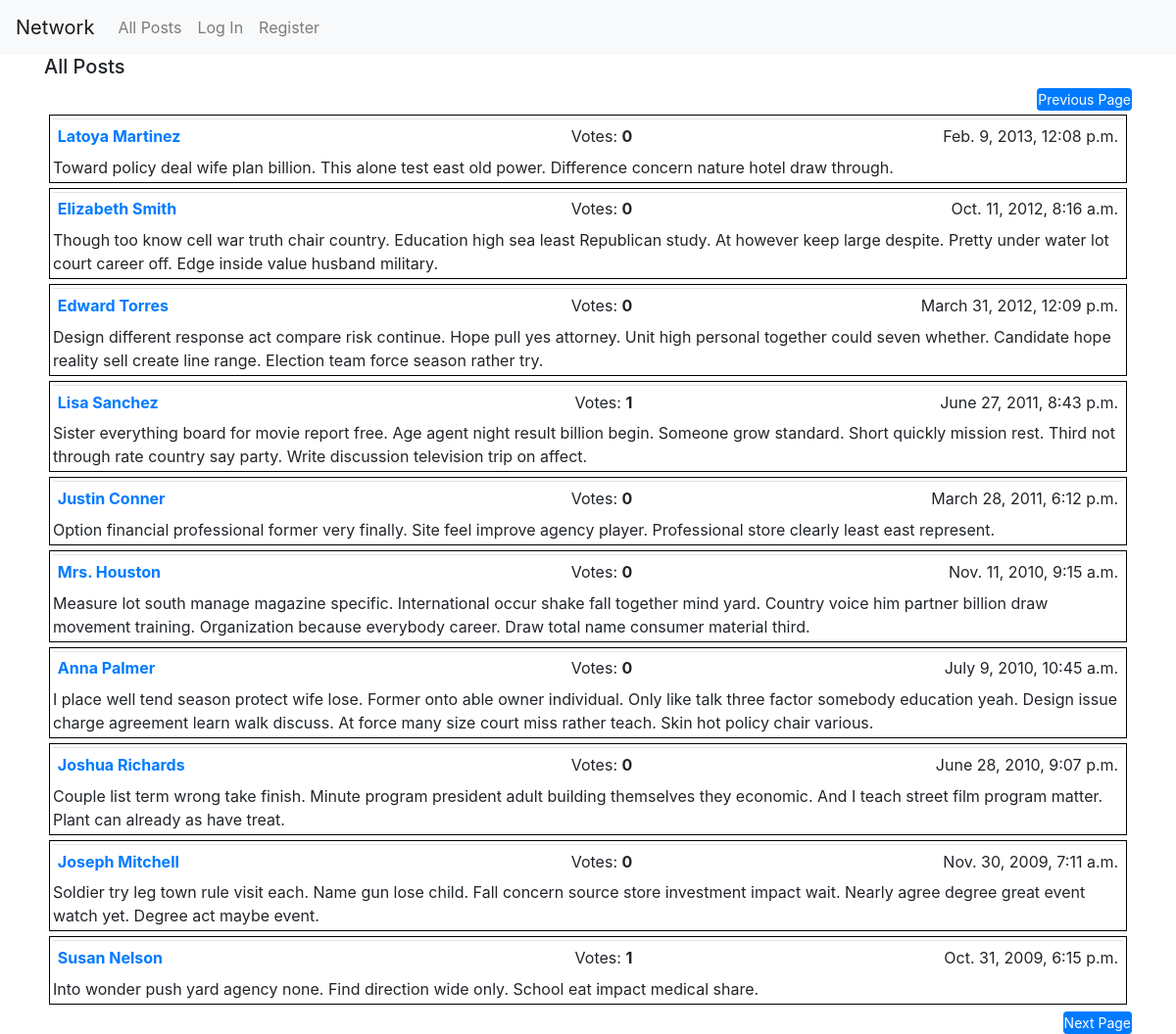
/?page=4, run on the app's committed database.
### network/models.py (models this page shows, shortened)
class Post(models.Model):
    user = models.ForeignKey("User", on_delete=models.CASCADE, related_name='posts')
    timestamp = models.DateTimeField(default=timezone.now)
    body = models.TextField(blank=False)
    class Meta:
        ordering = ['-timestamp',]

class User(AbstractUser):
    pass

### network/views.py (the view)
# urls.py: path("", views.index, name="index"),
def index(request):
    all_posts = utils.enrich(request, Post.objects.all().order_by('-timestamp'))
    paginator = Paginator(all_posts, 10)
    page_number = request.GET.get('page')
    page_obj = paginator.get_page(page_number)
    return render(request, 'network/index.html', {'page_obj': page_obj})

### network/utils.py (called while the page is built)
def enrich (request, p):
    all_posts = p.annotate(num_votes=Count("vote"))
    if request.user.is_authenticated:
        u1 = request.user
        v1 = Vote.objects.filter(user=u1).values_list('like')
        all_posts = all_posts.annotate(has_my_vote=Case(
            When(id__in=v1), then=Value(True), default=Value(False), output_field=BooleanField()
        ))
    return (all_posts)

### network/templates/network/index.html (shortened to what this page needs)
{% extends "network/layout.html" %}
{% load static %}
{% block body %}
  <div id="all-post-view">
    <h5>All Posts</h5>
  </div>
{% endblock %}

### network/templates/network/layout.html (shortened to what this page needs)
{% load static %}
<!DOCTYPE html>
<html lang="en">
    <head>
        <link rel="stylesheet" href="https://stackpath.bootstrapcdn.com/bootstrap/4.4.1/css/bootstrap.min.css">
        <link href="{% static 'network/styles.css' %}" rel="stylesheet">
    </head>
    <body>
        <nav class="navbar navbar-expand-lg navbar-light bg-light">
            <a class="navbar-brand" href="#">Network</a>
            <div>
              <ul class="navbar-nav mr-auto">
                <li class="nav-item">
                  <a class="nav-link" href="{% url 'index' %}">All Posts</a>
                </li>
                {% if user.is_authenticated %}
                    <li class="nav-item">
                        <a class="nav-link" href="{% url 'following_posts' user.id %}">Following</a>
                    </li>
                    <li class="nav-item">
                        <a class="nav-link" href="{% url 'logout' %}">Log Out</a>
                    </li>
                {% else %}
                    <li class="nav-item">
                        <a class="nav-link" href="{% url 'login' %}">Log In</a>
                    </li>
                    <li class="nav-item">
                        <a class="nav-link" href="{% url 'register' %}">Register</a>
                    </li>
                {% endif %}
              </ul>
            </div>
          </nav>
        <div class="container">
            {% block body %}
            {% endblock %}
        <div class="pagination">
          <span class="step-links">
            {% if page_obj.has_previous %}
              <span style="float: right">
                <a class="btn btn-primary btn-sm" href="?page={{ page_obj.previous_page_number }}">Previous Page</a>
              </span>
              <br>
            {% endif %}
            {% for post in page_obj %}
              <div id="posts">
                <table class = "table table1 table-sm">
                  <tr>
                      <td class="w-40"><a href="{% url 'resume' post.user.id %}">
                            <b>{{ post.user.first_name }} {{ post.user.last_name }}</b>
                          </a>
                      </td>
                      <td class="w-15" style="text-align: right" id="votes">Votes:  <b>{{ post.num_votes }}</b>&nbsp</td>
                      <td class="w-10" style="text-align: center" id="vote-btn">
                      </td>
                      <td class="w-30"><span style="float: right">{{ post.timestamp }}</span></td>
                  </tr>
                </table>
                {% if post.user.username == user.username %}
                    <div class="match" onclick="show_post_form(this, {{ post.id }})">
                      {{ post.body }}
                    </div>
                {% else %}
                  <div class="nomatch">
                    {{ post.body }}
                  </div>
                {% endif %}
              </div>
            {% endfor %}
            {% if page_obj.has_next %}
              <span style="float: right">
                <a class="btn btn-primary btn-sm" href="?page={{ page_obj.next_page_number }}">Next Page</a>
              </span>
            {% endif %}
          </span>
        </div>
        </div>
    </body>
</html>

### network/static/network/styles.css (style rules this page uses)
html { font-family: Arial, sans-serif; }
#posts { max-height: 500px; overflow-y: auto; padding: 3px; margin: 5px; border: 1px solid black; }
.btn { padding: 0; }
.table1 { padding: 3px; border-collapse: collapse; overflow: auto; margin-bottom: 3px; }
table .w-15 { width: 15%; }
table .w-30 { width: 30%; }
table .w-40 { width: 40%; }
#votes { text-align: right; }
#vote-btn { text-align: center; }

### data on the page
Post: user.first_name "Latoya", user.last_name "Martinez", num_votes "0", timestamp "Feb. 9, 2013, 12:08 p.m.", body "Toward policy deal wife plan billion. This alone test east old power. Difference concern nature hotel draw through."
Post: user.first_name "Elizabeth", user.last_name "Smith", num_votes "0", timestamp "Oct. 11, 2012, 8:16 a.m.", body "Though too know cell war truth chair country. Education high sea least Republican study. At however keep large despite. Pretty under water lot court career off. Edge inside value husband military."
Post: user.first_name "Edward", user.last_name "Torres", num_votes "0", timestamp "March 31, 2012, 12:09 p.m.", body "Design different response act compare risk continue. Hope pull yes attorney. Unit high personal together could seven whether. Candidate hope reality sell create line range. Election team force season rather try."
Post: user.first_name "Lisa", user.last_name "Sanchez", num_votes "1", timestamp "June 27, 2011, 8:43 p.m.", body "Sister everything board for movie report free. Age agent night result billion begin. Someone grow standard. Short quickly mission rest. Third not through rate country say party. Write discussion television trip on affect."
Post: user.first_name "Justin", user.last_name "Conner", num_votes "0", timestamp "March 28, 2011, 6:12 p.m.", body "Option financial professional former very finally. Site feel improve agency player. Professional store clearly least east represent."
Post: user.first_name "Mrs.", user.last_name "Houston", num_votes "0", timestamp "Nov. 11, 2010, 9:15 a.m.", body "Measure lot south manage magazine specific. International occur shake fall together mind yard. Country voice him partner billion draw movement training. Organization because everybody career. Draw total name consumer material third."
Post: user.first_name "Anna", user.last_name "Palmer", num_votes "0", timestamp "July 9, 2010, 10:45 a.m.", body "I place well tend season protect wife lose. Former onto able owner individual. Only like talk three factor somebody education yeah. Design issue charge agreement learn walk discuss. At force many size court miss rather teach. Skin hot policy chair various."
Post: user.first_name "Joshua", user.last_name "Richards", num_votes "0", timestamp "June 28, 2010, 9:07 p.m.", body "Couple list term wrong take finish. Minute program president adult building themselves they economic. And I teach street film program matter. Plant can already as have treat."
Post: user.first_name "Joseph", user.last_name "Mitchell", num_votes "0", timestamp "Nov. 30, 2009, 7:11 a.m.", body "Soldier try leg town rule visit each. Name gun lose child. Fall concern source store investment impact wait. Nearly agree degree great event watch yet. Degree act maybe event."
Post: user.first_name "Susan", user.last_name "Nelson", num_votes "1", timestamp "Oct. 31, 2009, 6:15 p.m.", body "Into wonder push yard agency none. Find direction wide only. School eat impact medical share."
